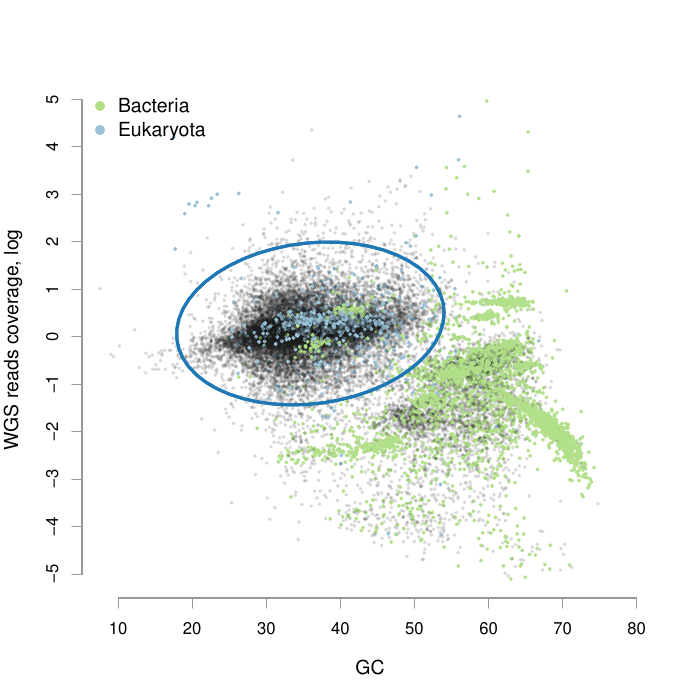

Here is the R script that generated this plot:
library("data.table")
library("car")
library("sp")

## READ -------------------------------------------------------------------
GC = fread("draft1_cov_GC")
colnames(GC) = c("contig","GC")

## genome coverage
proton = fread("proton.cov")
proton[,cov:=V4/V3]
illumina = fread("illumina.cov")
illumina[,cov:=V4/V3]
GCOV=data.table(contig=proton$V1, proton_cov = proton$cov, illumina_cov = illumina$cov)

## rna
rna = fread("rna.cov")
rna[,cov:=V4/V3]
RNA=data.table(contig=rna$V1, rna_reads=rna$V4, rna_cov=rna$cov)

## blast
blast = fread("megan.txt", head = FALSE)
blast[,bacteria:=grepl("Bacteria",blast$V2)]
blast[,eukaryota:=grepl("Eukaryota",blast$V2)]
TAX=data.table(contig=blast$V1,bacteria=blast$bacteria,eukaryota=blast$eukaryota)

# C O M B I N E -----------------------------------------------------------
T = merge(GCOV,TAX,by="contig",all = TRUE)
T = merge(T,RNA,by="contig")
T = merge(T,GC,by="contig")
rownames(T) = T$contig
T[,contig:=NULL]
T[,rna_cov:=NULL]
T.bac = T[,"bacteria",with=FALSE]
T.euk = T[,"eukaryota",with=FALSE]
T$illumina_cov = T$illumina_cov*median(T$proton_cov/T$illumina_cov)

# PLOT -------------------------------------------------------------------
colors = rep(rgb(0.1,0.1,0.1,0.1),nrow(T))
colors[T$eukaryota]=rgb(156/255,196/255,217/255,1)
colors[T$bacteria]=rgb(178/255,223/255,138/255,0.9)

gc = T$GC
cov = log(T$illumina_cov+T$proton_cov)
pdf("bining.pdf")
plot(gc,cov,col = colors, cex = 0.4, pch = 19, axes = FALSE, xlim = c(8, 80),
     ylab = "WGS reads coverage, log", xlab = "GC", cex.lab = 1.2)

axis(side=2, at=c(-5:5), col = "gray60")
axis(side=1, at=seq(10,80,10), col = "gray60")
legend("topleft",c("Bacteria","Eukaryota"), pch=19, col=c(rgb(178/255,223/255,138/255), rgb(156/255,196/255,217/255)), bty = "n", cex = 1.2)


gc.host = gc[T$rna_reads>10]
cov.host = cov[T$rna_reads>10]
el = dataEllipse(gc.host, cov.host, levels=c(0.99999,0.99999),center.cex = 0.1, 
            col = rgb(31/255,120/255,180/255),  lwd = 3, grid=F, plot.points = FALSE)
el 
dev.off()
# SELECT HOST -------------------------------------------------------------

host = point.in.polygon(gc,cov,el[[1]][,1],el[[1]][,2])==1
host[T$rna_reads > 10] = TRUE
host[which(T$bacteria==TRUE)] = FALSE
host[which(T$eukaryota==TRUE)] = TRUE
write.table(rownames(T)[host], "host_contigs",quote = FALSE, row.names=FALSE, col.names=FALSE)
write.table(rownames(T)[!host], "not_host_contigs",quote = FALSE, row.names=FALSE, col.names=FALSE)
bacteria <- rownames(T)[T$bacteria]
write.table(bacteria[complete.cases(bacteria)], "bacteria_contigs",quote = FALSE, row.names=FALSE, col.names=FALSE)




